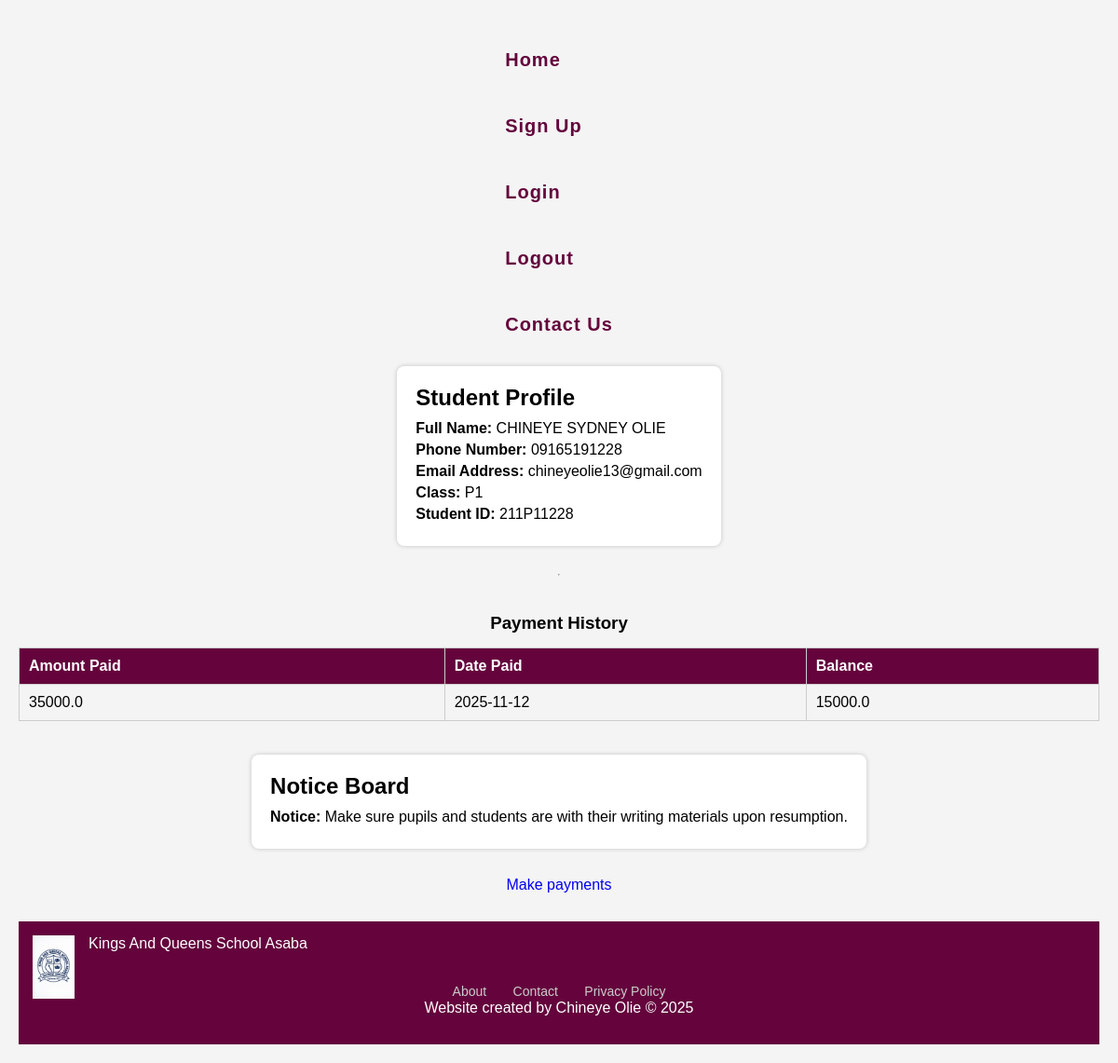
/adminstudent_profile/211P11228, run on the app's committed database.
### website/models.py (models this page shows)
class User(db.Model, UserMixin):
    id = db.Column(db.Integer, primary_key=True)
    student_id = db.Column(db.String(20), nullable=False)
    name = db.Column(db.String(100))
    email = db.Column(db.String(150), unique=True)
    phone = db.Column(db.String(20), nullable=False)
    password = db.Column(db.String(150), nullable=False)
    class_level = db.Column(db.String(10), nullable=False)

class Payment(db.Model):
    id = db.Column(db.Integer, primary_key=True)
    student_id = db.Column(db.Integer, db.ForeignKey('user.id'))
    amount_paid = db.Column(db.Float)
    balance = db.Column(db.Float)
    date_paid = db.Column(db.Date)

class NoticeBoard(db.Model, UserMixin):
    id = db.Column(db.Integer, primary_key=True)
    content= db.Column(db.Text)

### website/input.py (the view)
@input.route('/adminstudent_profile/<student_id>')
def student_profile(student_id):
    user = User.query.filter_by(student_id=student_id).first_or_404()
    payments = Payment.query.filter_by(student_id=student_id).all()
    notice = (NoticeBoard.query.order_by(NoticeBoard.id.desc()).first())
    return render_template("/admin/adminstudent_profile.html", user=user, payments=payments, notice=notice)

### website/templates/admin/adminstudent_profile.html (shortened to what this page needs)
<!DOCTYPE html>
<html lang="en">
<head>
    <link href="static/style.css" rel="stylesheet" >
</head>
<body>
    <nav>
        <ul>
            <li><a id="home" href="/">Home</a></li>
      <li><a id="signUp" href="/signup">Sign Up</a></li>
      <li><a id="login" href="/login">Login</a></li>
      <li><a id="logout" href="/logout">Logout</a></li>
      <li><a id="contact" href="/contact">Contact Us</a></li>
        </ul>
    </nav>
    <div class="profile-box">
        <div class="profile-title">Student Profile</div>
        <p class="profile-field"><strong>Full Name:</strong> {{ user.name }}</p>
        <p class="profile-field"><strong>Phone Number:</strong> {{ user.phone }}</p>
        <p class="profile-field"><strong>Email Address:</strong> {{ user.email }}</p>
        <p class="profile-field"><strong>Class:</strong> {{ user.class_level }}</p>
        <p class="profile-field"><strong>Student ID:</strong> {{ user.student_id }}</p>
    </div>
    <hr>
    <h3>Payment History</h3>
    {% if payments %}
        <table>
            <tr>
                <th>Amount Paid</th>
                <th>Date Paid</th>
                <th>Balance</th>
            </tr>
            {% for payment in payments %}
            <tr>
                <td>{{ payment.amount_paid }}</td>
                <td>{{ payment.date_paid }}</td>
                <td>{{ payment.balance }}</td>
            </tr>
            {% endfor %}
        </table>
    {% else %}
        <p>No payments have been recorded for this student.</p>
    {% endif %}
    <br><br>
    <div class="profile-box">
      <div class="profile-title">Notice Board</div>
      <p class="profile-field"><strong>Notice:</strong> {{ notice.content }}</p>
      </div>
  <p><a href="/payment">Make payments</p></a>
    <footer class="footer">
        <div class="footer-content">
          <img src= "{{ url_for('static', filename='file_0000000051a8620a8e2cce67cac70511.png') }}" alt="school logo" class="footer-logo">
      </div>
      <p class="footer-writing">Kings And Queens School Asaba</p>
      <br><br>
      <div class="footer-links">
        <a href="/about">About</a>
        <a href="/contact">Contact</a>
        <a href="/privacypolicy">Privacy Policy</a>
      </div>
        <p> Website created by Chineye Olie &copy; 2025</p>
      </footer>
</body>
</html>

### website/static/style.css (style rules this page uses)
body { background-color: #f0f0f0; font-family:sans-serif; display: flex; flex-direction: column; align-items: center; margin: 0; }
nav ul { list-style-type: none; padding: 0; }
nav ul li { display: inline; margin: 0 15px; }
nav ul li a { color: white; text-decoration: none; font-weight: bold; }
footer { margin-top: 30px; text-align: center; color: #555; }
.footer { background-color: rgb(100, 3, 60);; color: #fff; width: 100%; padding: 30px 0; text-align: center; position: relative; left: 0; bottom: 0; }
.footer-content { display: flex; flex-direction: column; align-items: center; gap: 15px; }
.footer-logo { width: 35px; height: auto; position: absolute; top: 15px; left: 15px; z-index: 2; }
.footer-writing { position: absolute; top: 15px; left: 75px; z-index: 2; }
.footer-links a { color: #ccc; margin: 0 12px; text-decoration: none; font-size: 14px; }
a { text-decoration: none; }
.profile-box { background: white; padding: 20px; margin-bottom: 30px; border-radius: 8px; box-shadow: 0 0 5px rgba(0,0,0,0.2); }
.profile-title { font-size: 24px; margin-bottom: 10px; font-weight: bold; }
.profile-field { margin: 5px 0; font-size: 16px; }
table { width: 100%; border-collapse: collapse; margin-top: 15px; }
table th, table td { border: 1px solid #ccc; padding: 10px; text-align: left; }
table th { background: #a30280; color: white; }
h3 { margin-top: 40px; }
body { font-family: Arial, sans-serif; padding: 20px; background: #f4f4f4; }
table th { background: rgb(100, 3, 60); color: white; }
* { margin: 0; padding: 0; box-sizing: border-box; font-family: sans-serif; }
ul { width: 100%; list-style: none; }
ul li { display: block; width: 100%; }
ul li a { color: white; padding:15px 10px; text-decoration: none; display: block; font-size: 20px; letter-spacing: 1px; position: relative; transition: 0.3s; overflow: hidden; }

### website/templates/admin/adminstudent_profile.html (style rules this page uses)
body { font-family: Arial, sans-serif; padding: 20px; background: #f4f4f4; }
.profile-box { background: white; padding: 20px; margin-bottom: 30px; border-radius: 8px; box-shadow: 0 0 5px rgba(0,0,0,0.2); }
.profile-title { font-size: 24px; margin-bottom: 10px; font-weight: bold; }
.profile-field { margin: 5px 0; font-size: 16px; }
table { width: 100%; border-collapse: collapse; margin-top: 15px; }
table th, table td { border: 1px solid #ccc; padding: 10px; text-align: left; }
table th { background: rgb(100, 3, 60); color: white; }
h3 { margin-top: 40px; }
nav ul { list-style-type: none; padding: 0; }
nav ul li { display: inline; margin: 0 15px; }
nav ul li a { color: rgb(100, 3, 60); text-decoration: none; font-weight: bold; }
.footer { background-color: rgb(100, 3, 60);; color: #fff; width: 100%; padding: 30px 0; text-align: center; position: relative; left: 0; bottom: 0; }
.footer-content { display: flex; flex-direction: column; align-items: center; gap: 15px; }
.footer-logo { width: 45px; height: auto; position: absolute; top: 15px; left: 15px; z-index: 2; }
.footer-writing { position: absolute; top: 15px; left: 75px; z-index: 2; }
.footer-links a { color: #ccc; margin: 0 12px; text-decoration: none; font-size: 14px; }

### data on the page
User: name "CHINEYE SYDNEY OLIE", phone "09165191228", email "chineyeolie13@gmail.com", class_level "P1", student_id "211P11228"
Payment: amount_paid "35000.0", date_paid "2025-11-12", balance "15000.0"
NoticeBoard: content "Make sure pupils and students are with their writing materials upon resumption."
